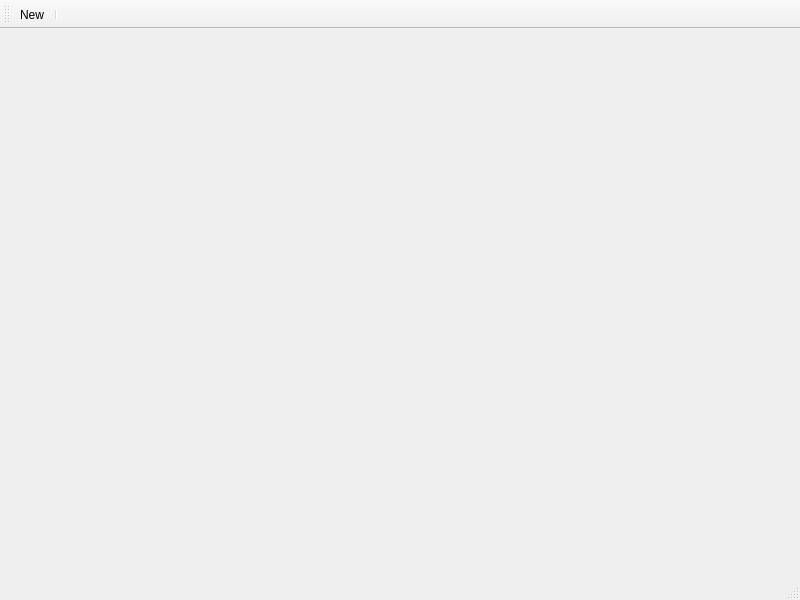
<?xml version="1.0" encoding="UTF-8"?>
<ui version="4.0">
 <class>MainWindow</class>
 <widget class="QMainWindow" name="MainWindow">
  <property name="geometry">
   <rect>
    <x>0</x>
    <y>0</y>
    <width>800</width>
    <height>600</height>
   </rect>
  </property>
  <property name="windowTitle">
   <string>QFlood</string>
  </property>
  <widget class="QWidget" name="centralwidget">
   <property name="enabled">
    <bool>true</bool>
   </property>
  </widget>
  <widget class="QMenuBar" name="menubar">
   <property name="geometry">
    <rect>
     <x>0</x>
     <y>0</y>
     <width>800</width>
     <height>30</height>
    </rect>
   </property>
  </widget>
  <widget class="QStatusBar" name="statusbar"/>
  <widget class="QToolBar" name="toolBar">
   <property name="windowTitle">
    <string>toolBar</string>
   </property>
   <attribute name="toolBarArea">
    <enum>TopToolBarArea</enum>
   </attribute>
   <attribute name="toolBarBreak">
    <bool>false</bool>
   </attribute>
   <addaction name="actionNew"/>
   <addaction name="separator"/>
  </widget>
  <action name="actionNew">
   <property name="text">
    <string>New</string>
   </property>
  </action>
  <action name="actionEasy">
   <property name="checkable">
    <bool>true</bool>
   </property>
   <property name="text">
    <string>Easy</string>
   </property>
  </action>
  <action name="actionNormal">
   <property name="checkable">
    <bool>true</bool>
   </property>
   <property name="text">
    <string>Normal</string>
   </property>
  </action>
  <action name="actionHard">
   <property name="checkable">
    <bool>true</bool>
   </property>
   <property name="text">
    <string>Hard</string>
   </property>
  </action>
 </widget>
 <resources/>
 <connections/>
</ui>
